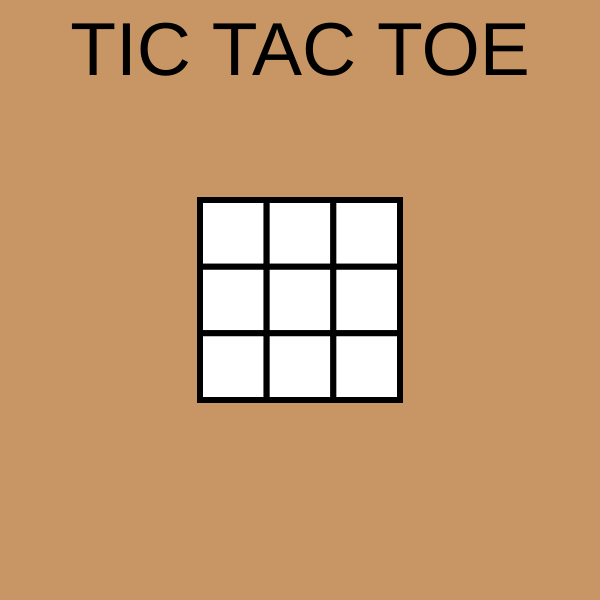
Frame 1 (no input)
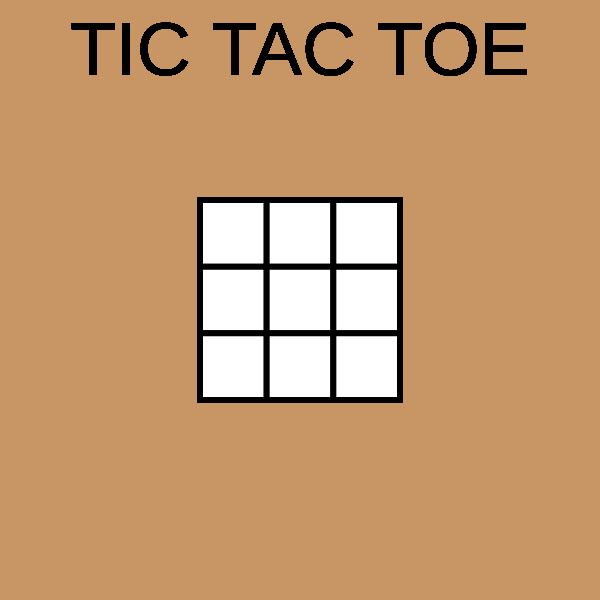
Frame 60 (no input)
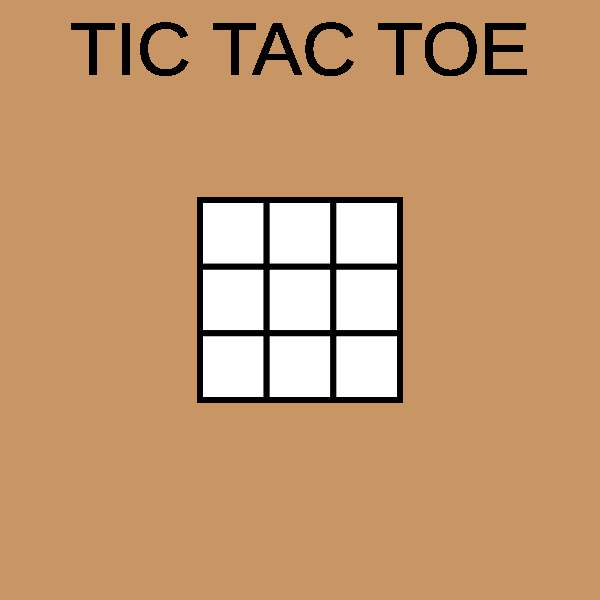
Frame 120 (the mouse pressed at the canvas centre since frame 60)

The p5.js sketch that drew these frames (run headless with seeded random() and noise() and a simulated clock; from frame 60 on, the mouse is pressed at the canvas centre):

// p5.js sketch
// ── sketch.js
let squareArray = [];
let end = [];
let turn = 1;

let gamestatus = "none";

let CanvasW = 600;
let sqWidth = CanvasW / 9;

function setup() {
  createCanvas(CanvasW, CanvasW);
  background(200, 150, 100);
  for (let i = 0; i < 3; i++) {
    for (let j = 0; j < 3; j++) {
      let centerX = width / 2;
      let centerY = height / 2;
      squareArray.push(
        new Space(
          i * sqWidth + centerX - 1.5 * sqWidth,
          j * sqWidth + centerY - 1.5 * sqWidth,
          "empty"
        )
      );
    }
  }
}

function draw() {
  textSize(CanvasW / 8);
  textAlign(CENTER);
  text("TIC TAC TOE", CanvasW / 2, CanvasW / 8);

  strokeWeight(CanvasW / 100);

  for (let i = 0; i < squareArray.length; i++) {
    squareArray[i].draw();
  }
}

class Space {
  constructor(StartX, StartY, type) {
    this.startX = StartX;
    this.startY = StartY;
    this.type = type;
  }
  draw() {
    if (gamestatus == "none") {
      square(this.startX, this.startY, CanvasW / 9);
      if (this.type == "o") {
        ellipse(
          this.startX + CanvasW / 9 / 2,
          this.startY + CanvasW / 9 / 2,
          CanvasW / 16,
          CanvasW / 16
        );
        //fill(255, 0, 0)
      }
      if (this.type == "x") {
        square(
          this.startX + CanvasW / 9 / 4.5,
          this.startY + CanvasW / 9 / 4.5,
          CanvasW / 16
        );
        //fill(0, 0, 0)
      }
    }
  }
  isTheMouseOnMe() {
    let onMe = false;
    if (mouseX >= this.startX) {
      if (mouseX <= this.startX + sqWidth) {
        if (mouseY >= this.startY) {
          if (mouseY <= this.startY + sqWidth) {
            onMe = true;
          }
        }
      }
    }
    return onMe;
  }
  playerturn() {
    if (turn >= 1) {
      if (this.type == "empty") {
        this.type = "x";
        //fill(0, 0, 255)
        turn = 0;
        squareArray[0].gamecheckersquare();
      }
    }
    if (turn == 0) {
      if (this.type == "empty") {
        this.type = "o";
        //fill(255, 0, 0)
        ellipse(
          this.startX + CanvasW / 9 / 2,
          this.startY + CanvasW / 9 / 2,
          CanvasW / 16,
          CanvasW / 16
        );
        turn = 1;
        squareArray[0].gamecheckercircle();
      }
    }
  }
  gamecheckercircle() {
    if (
      (squareArray[0].type == "o" &&
        squareArray[1].type == "o" &&
        squareArray[2].type == "o") ||
      (squareArray[0].type == "o" &&
        squareArray[3].type == "o" &&
        squareArray[6].type == "o") ||
      (squareArray[0].type == "o" &&
        squareArray[4].type == "o" &&
        squareArray[8].type == "o") ||
      (squareArray[1].type == "o" &&
        squareArray[4].type == "o" &&
        squareArray[7].type == "o") ||
      (squareArray[2].type == "o" &&
        squareArray[5].type == "o" &&
        squareArray[8].type == "o") ||
      (squareArray[3].type == "o" &&
        squareArray[4].type == "o" &&
        squareArray[5].type == "o") ||
      (squareArray[6].type == "o" &&
        squareArray[7].type == "o" &&
        squareArray[8].type == "o") ||
      (squareArray[2].type == "o" &&
        squareArray[4].type == "o" &&
        squareArray[6].type == "o")
    ) {
      squareArray[1].gameendcircle();
      gamestatus = "circle";
    }
  }

  gamecheckersquare() {
    if (
      (squareArray[0].type == "x" &&
        squareArray[1].type == "x" &&
        squareArray[2].type == "x") ||
      (squareArray[0].type == "x" &&
        squareArray[3].type == "x" &&
        squareArray[6].type == "x") ||
      (squareArray[0].type == "x" &&
        squareArray[4].type == "x" &&
        squareArray[8].type == "x") ||
      (squareArray[1].type == "x" &&
        squareArray[4].type == "x" &&
        squareArray[7].type == "x") ||
      (squareArray[2].type == "x" &&
        squareArray[5].type == "x" &&
        squareArray[8].type == "x") ||
      (squareArray[3].type == "x" &&
        squareArray[4].type == "x" &&
        squareArray[5].type == "x") ||
      (squareArray[6].type == "x" &&
        squareArray[7].type == "x" &&
        squareArray[8].type == "x") ||
      (squareArray[2].type == "x" &&
        squareArray[4].type == "x" &&
        squareArray[6].type == "x")
    ) {
      squareArray[1].gameendsquare();
      gamestatus = "square";
    }
  }
  gameendcircle() {
    fill(200, 150, 100);
    stroke(0);
    strokeWeight(10);
    rect(0, 0, CanvasW, CanvasW);
    fill(255);
    strokeWeight(5);
    textSize(CanvasW / 20);
    text("CIRCLES's WON THIS ROUND!", CanvasW / 2, CanvasW / 2);
    strokeWeight(10);
    fill(255, 255, 255);
    gamestatus = "circles";
    strokeWeight(5);
    rect(
      CanvasW / 2 - CanvasW / 8,
      CanvasW / 2 + CanvasW / 20,
      CanvasW / 4,
      CanvasW / 10
    );
    textSize(20);
    text("RESTART", CanvasW / 2, CanvasW / 2 + CanvasW / 9.5);
  }
  gameendsquare() {
    fill(200, 150, 100);
    stroke(0);
    strokeWeight(10);
    rect(0, 0, CanvasW, CanvasW);
    fill(255);
    strokeWeight(5);
    textSize(CanvasW / 20);
    text("SQUARES's WON THIS ROUND!", CanvasW / 2, CanvasW / 2);
    strokeWeight(10);
    fill(255, 255, 255);
    console.log("circles win");

    strokeWeight(5);
    rect(
      CanvasW / 2 - CanvasW / 8,
      CanvasW / 2 + CanvasW / 20,
      CanvasW / 4,
      CanvasW / 10
    );
    textSize(20);
    text("RESTART", CanvasW / 2, CanvasW / 2 + CanvasW / 9.5);
  }
}

function Restart() {
  squareArray = [];
  turn = 1;
  gamestatus = "none";

  sqWidth = CanvasW / 9;

  createCanvas(CanvasW, CanvasW);
  background(200, 150, 100);
  for (let i = 0; i < 3; i++) {
    for (let j = 0; j < 3; j++) {
      centerX = width / 2;
      centerY = height / 2;
      squareArray.push(
        new Space(
          i * sqWidth + centerX - 1.5 * sqWidth,
          j * sqWidth + centerY - 1.5 * sqWidth,
          "empty"
        )
      );
    }
  }
}

function mouseClicked() {
  if (gamestatus == "none") {
    for (i = 0; i < squareArray.length; i++) {
      if (squareArray[i].isTheMouseOnMe()) {
        //console.log(squareArray[i].this.type)
        squareArray[i].playerturn();
      }
    }
  } else {
    if (
      mouseY >= CanvasW / 2 + CanvasW / 20 &&
      mouseY < CanvasW / 2 + CanvasW / 20 + CanvasW / 10
    ) {
      if (
        mouseX >= CanvasW / 2 - CanvasW / 8 &&
        mouseX < CanvasW / 2 - CanvasW / 8 + CanvasW / 4
      ) {
        Restart();
      }
    }
  }
}
